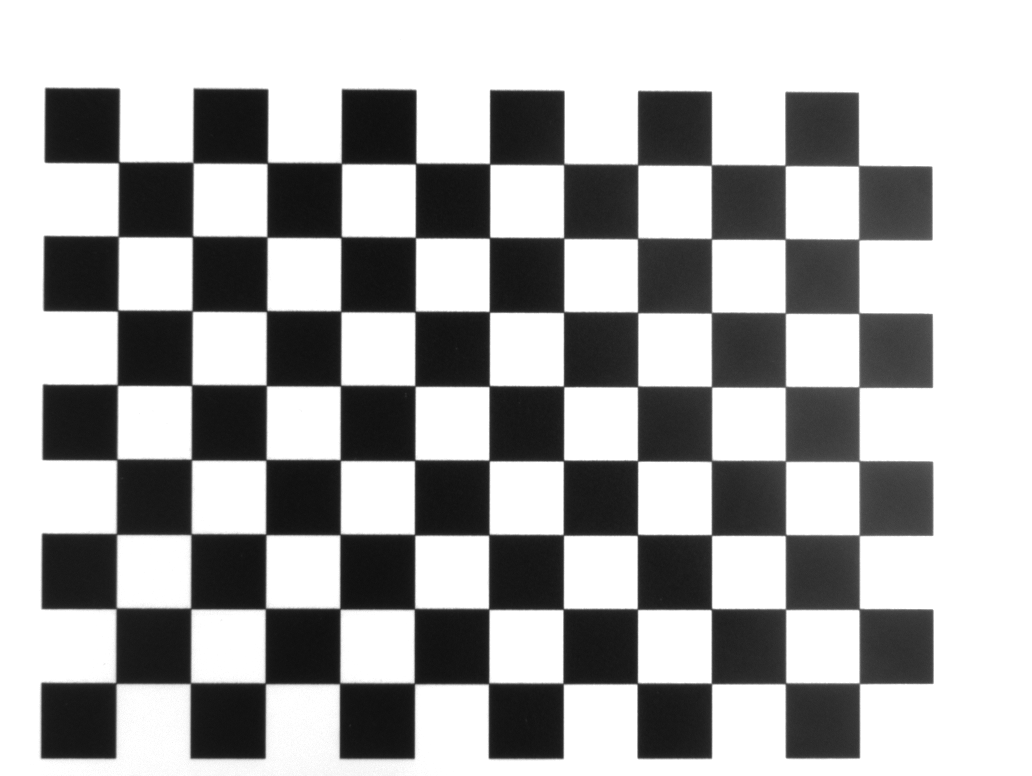
%> input picture module_2_blob_and_features/3_checkerboard_detection/src_code/pattern.tif, 1032 x 776 px
$ octave chessboard_analysis.m   (GNU Octave 9; MATLAB toolbox functions it lacks are replaced by stand-ins)
%> lines starting %> are read from the running program, lines starting %| are printed output that depends on the picture; in (x1, y1, x2, y2) boxes, pixels count from 0 and x2, y2 are one past the last pixel; in counts of white or black regions, pixels touching at a corner belong together; the program's own positions count from 1
%% CV EIT Lab2 support script Harris-Corner-Detector and Hough-Transform
%
%   Stephan Neser 2019, FF 2024
%
%   Script for Hough transform and Harris corner detector
%
%   This script is organized in sections. Each section performs a well
%   defined task.
%   You can start a section by placing the cursor inside the section and
%   press Ctrl+Enter on Windows, Cmd+Enter on OSX
%
%   To start your experiments load an image with the first section
%
%   To experiment with the Harris corner detector, use the second section.
%   Please feel free to look up the other options of the corner detector in
%   the online help or to experiment with the other feature detectors of
%   the Computer Vision Systems Toolbox
%
%   To experiment with the Hough-Transform (HT) execute the Hough-Section first.
%   It will carry out all computations for the Hough-Transform.
%   The following sections depend on this and plot different results of the
%   HT. Please feel free to experiment with different parameter settings.


clear all;
close all;
%% Read image, convert to greyscale and rotate by angle gamma
%  Modify the path to load other images and experiment with them!
I = imread('pattern.tif');
%> I is the input picture: size 776x1032 uint8; min 14, max 255, mean 172.1
%Convert image to graylevel, but only if it is a color image
if size(I,3) == 3
    Ib = rgb2gray(I);
else
    Ib = I;
end
%% Harris corner detector
% With this section you can apply the Harris corner detector to Ib
% and show its results

% detectHarrisFeatures(Ib)
% 对灰度图 Ib 运行 Harris 角点检测算法。
% MinQuality=0.15 表示丢掉最弱的 85% 角点，只保留质量 ≥ 15% 的点。
% 使用 9×9 的窗口来计算 Harris 响应。这个窗口越大，越能平滑噪声，但定位会变得更粗。
points = detectHarrisFeatures(Ib,'MinQuality', 0.15, 'FilterSize', 9);
%> points = 128 points; strongest (x, y): (490, 313), (564, 387), (490, 387), (490, 461), (564, 536)
% 输出 points 是一个 cornerPoints 对象，里面包含：
% 每个角点的位置 (x,y)
% 强度（metric）
% 比例、方向等额外信息

% Harris 会找到很多点，这里选出 最显著的 128 个角点
strongest = selectStrongest(points,128);  % Use this, if needed, to sort out weakt points
%> strongest has the same summary as points
imshow(I);
title('Harris corner detector')
hold on;
plot(strongest);
plot(strongest.Location(:,1), strongest.Location(:,2), ...
    'ro', 'MarkerSize', 10, 'LineWidth', 2);
%> figure, not shown here; its title reads 'Harris corner detector'


%% Hough-Transformation
% in this section we perform the hough transform
% always execute this section before attempting any plots in the
% following sections!

% Parameter block
% Adjust this according to your needs

% nPeaks = 10, 只从 Hough 累加平面中取 10 个最强的“线的证据”。
%
% fillGap = 10, 一条线如果中间断了 ≤10 像素，MATLAB 会自动“补齐”。
%
% minLength = 1 ,提取的线段至少要有 1 像素长。（实际中设成 30 或更大，以避免虚假检测。）
%
% threshold = 0.2
% 峰值阈值（相对最大峰）。小于 20% 的投票峰不算是真线。

nPeaks = 23;        % How many of the strongest peaks shall we extract?
fillGap = 500;        % Lentgh of gaps in pixels that will be filled during line extraction
minLength = 500;      % Minimum length a line must have to be extracted
threshold = 0.5;     % Minimum peak height relative to maximum peak to be accepted as a peak

% This are all functions needed for the hough transform
edgeImage     = edge(Ib,'sobel');          % Create edge image
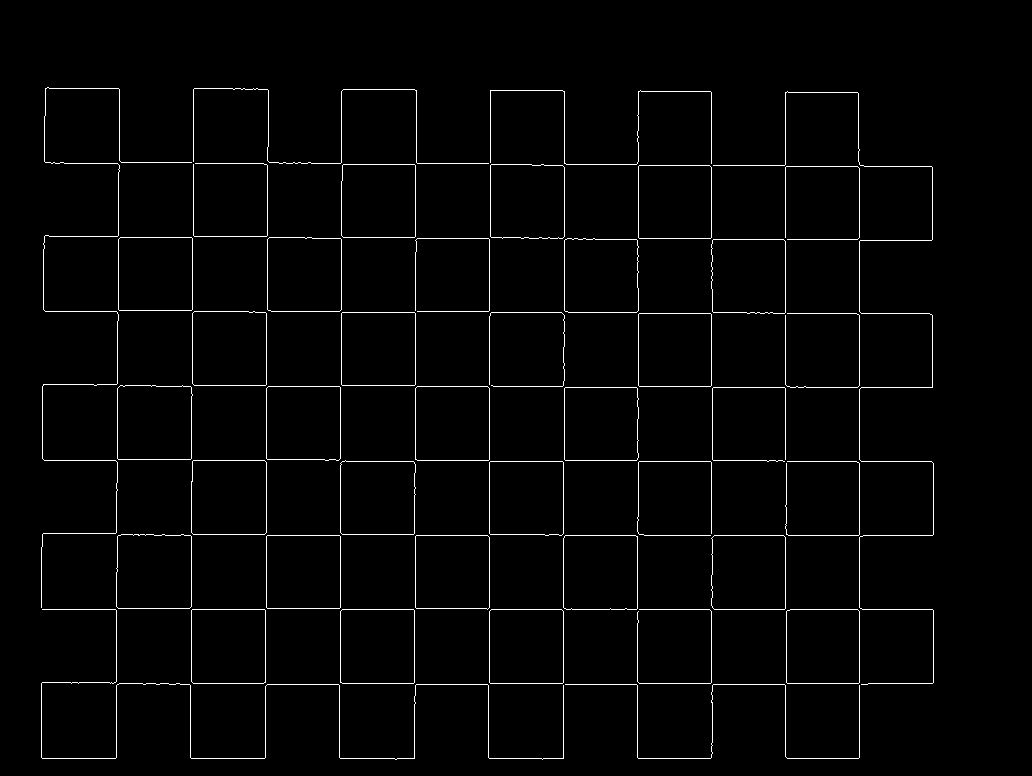
%> edgeImage: size 776x1032 logical; 2% white in thin lines or dots, all inside (x1, y1, x2, y2) = (41, 87, 934, 760)

% [7 lines of commented-out code are left out]
[H,theta,rho] = hough(edgeImage);          % Perform Hough transform
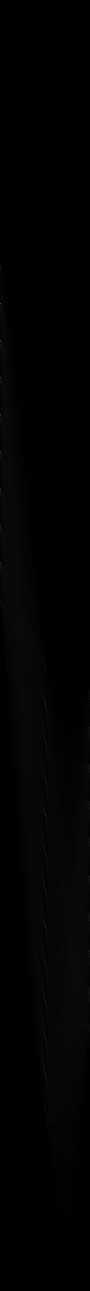
%> H: size 2581x180 double (shown at 1/2 size); min 0, max 639, mean 6.1; drawn with min black and max white
%> theta = 180 values from -90 to 89; rho = 2581 values from -1290 to 1290

% 峰就是直线的参数 (θ, ρ)。
% 返回 nPeaks 个最大投票点, 必须大于 threshold * max(H(:))
peaks         = houghpeaks(H,nPeaks,...    % extract the strongest peaks
                          'Threshold',threshold);
%> peaks = 23 rows, first 12: [682 1; 2150 91; 756 1; 2076 91; 608 1; 533 1; 1780 91; 2002 91; 1706 91; 830 1; 905 1; 1855 91]

% 根据每个峰值给出的 (θ, ρ)，在 edgeImage 上找哪些像素属于这条直线
% 分析像素连接性，把它们组合成一个或多个线段
% 它输出一个结构体数组 lines，每条线段有：
% point1（起点坐标）
% point2（终点坐标）
% theta
% rho
lines         = houghlines(edgeImage,... % find line segments on the found lines
                           theta,...
                           rho,...
                           peaks,...
                           'FillGap',fillGap,...
                           'MinLength',minLength);
%> lines = 21 lines; longest, point1 to point2 (x, y): (42, 684) to (933, 684), (43, 610) to (933, 610), (43, 536) to (933, 536), (43, 387) to (933, 387), (45, 238) to (933, 238), (43, 759) to (859, 759)


%% Plot original image and edge image
figure,
imshowpair(Ib, edgeImage,'montage');
title('Hough-Transformation');
%% Plot Hough-Buffer with strongest peaks
figure,

% 显示 Hough 累加器矩阵
imshow(imadjust(H/max(max(H))),'XData',theta,'YData',rho,'InitialMagnification','fit');
title('Hough Buffer');
xlabel('\theta'), ylabel('\rho');
axis on, axis normal, hold on;
hold on
% 标记 Hough 峰值
plot(theta(peaks(:,2)),rho(peaks(:,1)),'s','color','red');
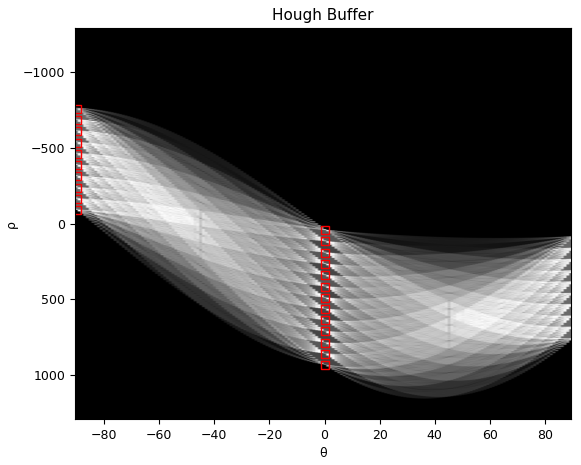
%> figure redrawn from the program's plot data

%% Show hough buffer in 3D
figure, mesh(H);
title('Hough Buffer 3D Plot');
xlabel('\theta'), ylabel('\rho');
%> after `ylabel('\rho')`:
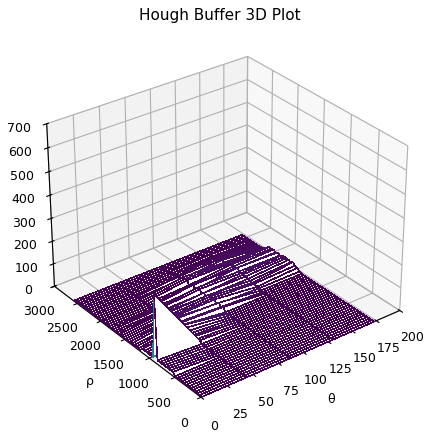
%> figure redrawn from the program's plot data

%% Plot detected line segments
figure, imshow(Ib), hold on
max_len = 0;
for k = 1:length(lines)
   % Extract start and end point of line seqment k

   % lines → 前面 houghlines 得到的结构体数组
   % lines(k).point1 → 第 k 条线的起点 [x1, y1]
   % lines(k).point2 → 第 k 条线的终点 [x2, y2]
   % xy → 2×2 矩阵，第一行为起点，第二行为终点
   xy = [lines(k).point1; lines(k).point2];

   % Plot it
   plot(xy(:,1),xy(:,2),'LineWidth',2,'Color','green');

   % Plot beginnings and ends of lines
   plot(xy(1,1),xy(1,2),'x','LineWidth',2,'Color','yellow');
   plot(xy(2,1),xy(2,2),'x','LineWidth',2,'Color','red');

end
%> this loop made 21 passes
%> xy on passes 1 to 12: [43 610; 933 610], [860 150; 860 758], [43 536; 933 536], [786 93; 786 757], [42 684; 933 684], [43 759; 859 759], [490 240; 490 759], [712 93; 712 758], [416 91; 416 704], [117 462; 932 462], [43 387; 933 387], [565 92; 565 609]
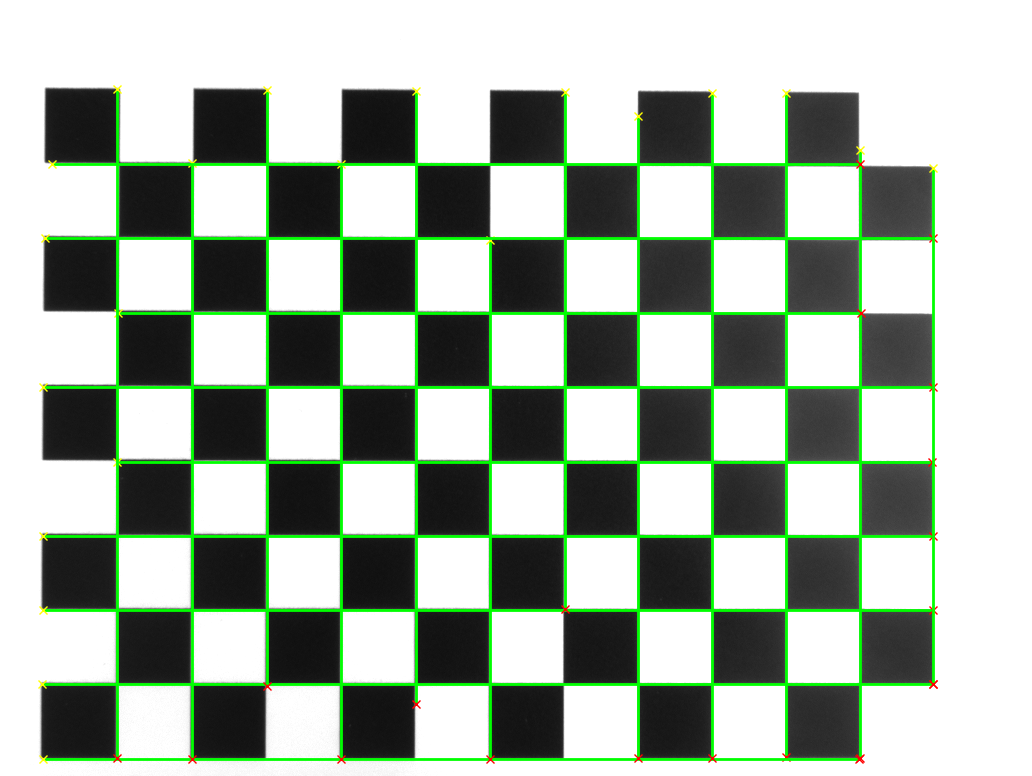
%> figure redrawn from the program's plot data

%% ==== Method to get chessboard corners WITHOUT houghlines ====
% Using intersection of two lines defined by Hough peaks
% This method computes a chessboard corner by intersecting two lines
% obtained from the strongest Hough peaks.
% Instead of relying on houghlines(), we directly use the analytical
% line equations from the Hough transform.

% use the first two dominant Hough peaks
peak1 = 1;
peak2 = 2;

% Extract (rho, theta) values from the Hough accumulator
% peaks stores indices into H, where:
%   peaks(k,1) → row index in rho (distance)
%   peaks(k,2) → column index in theta (angle)
rho1 = rho(peaks(peak1,1));
%> rho1 = -609
theta1 = deg2rad(theta(peaks(peak1,2)));
%> theta1 = -1.57

rho2 = rho(peaks(peak2,1));
%> rho2 = 859
theta2 = deg2rad(theta(peaks(peak2,2)));
%> theta2 = 0

% Convert each Hough line from polar form
%       rho = x*cos(theta) + y*sin(theta)
% to the linear form:
%       a*x + b*y = rho
% where a = cos(theta) and b = sin(theta)
a1 = cos(theta1);
%> a1 = 6.12e-17
b1 = sin(theta1);
%> b1 = -1

a2 = cos(theta2);
%> a2 = 1
b2 = sin(theta2);
%> b2 = 0

% Form the linear for the intersection:
%
%   [a1  b1] [x] = [rho1]
%   [a2  b2] [y]   [rho2]
%
% Solving this 2×2 system yields the (x, y) coordinate where the
% two Hough lines intersect — which corresponds to one chessboard corner.
A = [a1 b1;
     a2 b2];
%> A = [6.12e-17 -1; 1 0]
B = [rho1; rho2];
%> B = [-609; 859]

% Solve the matrix using left division (A \ B)
corner_xy = A \ B;
%> corner_xy = [859; 609]

% Display the result
figure;
imshow(Ib);
title('Corner from Hough Peak Intersection');
hold on;

plot(corner_xy(1), corner_xy(2), '+', 'Color', 'g', 'MarkerSize', 6, 'LineWidth', 1);
plot(corner_xy(1), corner_xy(2), 'ro', ...
     'MarkerSize', 10, 'LineWidth', 2);
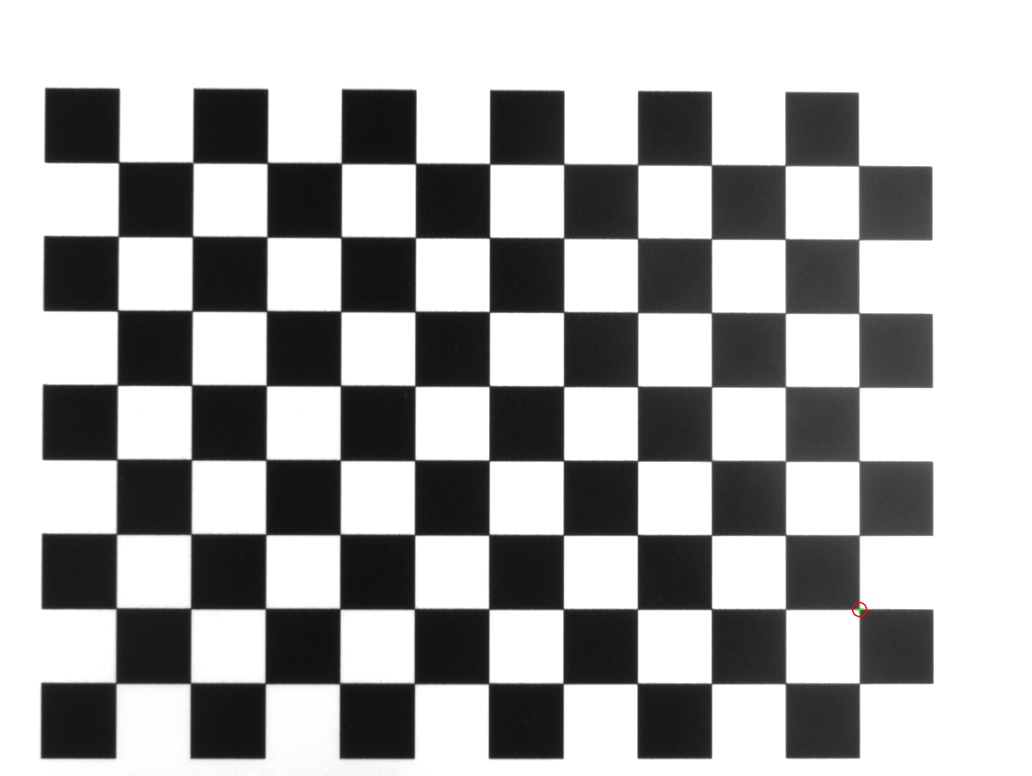
%> figure redrawn from the program's plot data; its title reads 'Corner from Hough Peak Intersection'


%% assess the precision of the Harris-Corner

hough_corner_x = corner_xy(1);
%> hough_corner_x = 859
hough_corner_y = corner_xy(2);
%> hough_corner_y = 609

select_corner = 115;
harris_corner_x = strongest.Location(select_corner,1);
%> harris_corner_x = 860
harris_corner_y = strongest.Location(select_corner,2);
%> harris_corner_y = 241

distances = sqrt((harris_corner_x-hough_corner_x).^2 + (harris_corner_y-hough_corner_y).^2);
%> distances = 368
distances;

figure;
imshow(Ib);
title('Corner from Hough and Harris');
hold on;
plot(hough_corner_x, hough_corner_y, '+', 'Color', 'g', 'MarkerSize', 6, 'LineWidth', 1);
plot(harris_corner_x, harris_corner_y, '+', 'Color', 'r', 'MarkerSize', 6, 'LineWidth', 1);
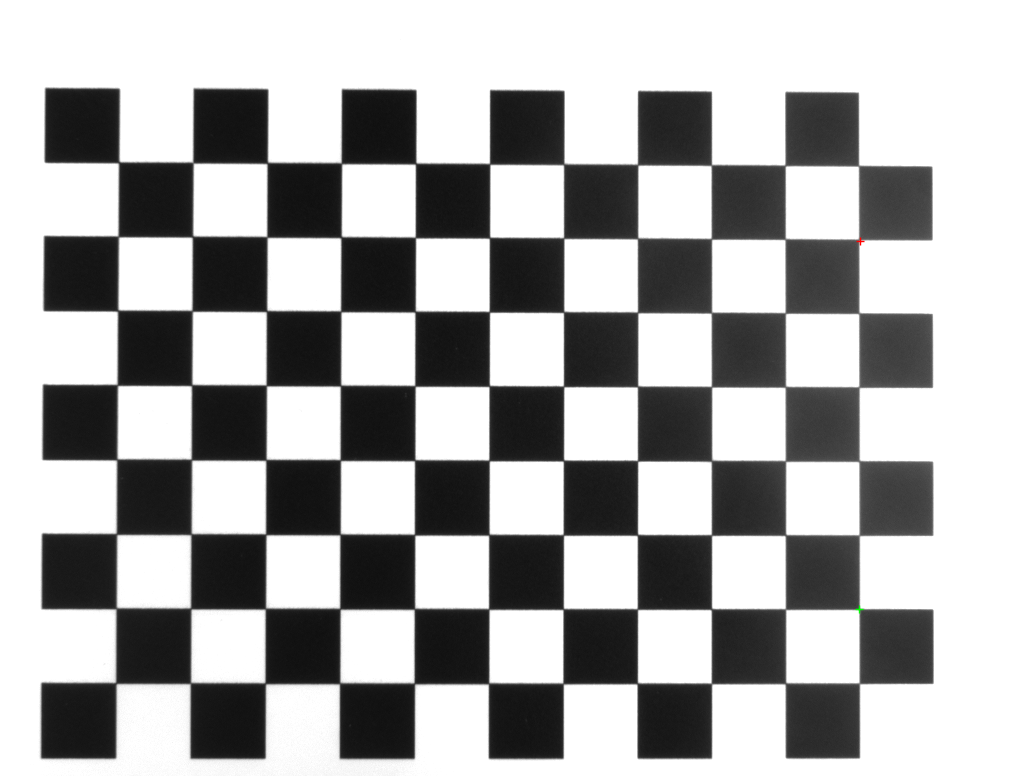
%> figure redrawn from the program's plot data; its title reads 'Corner from Hough and Harris'
